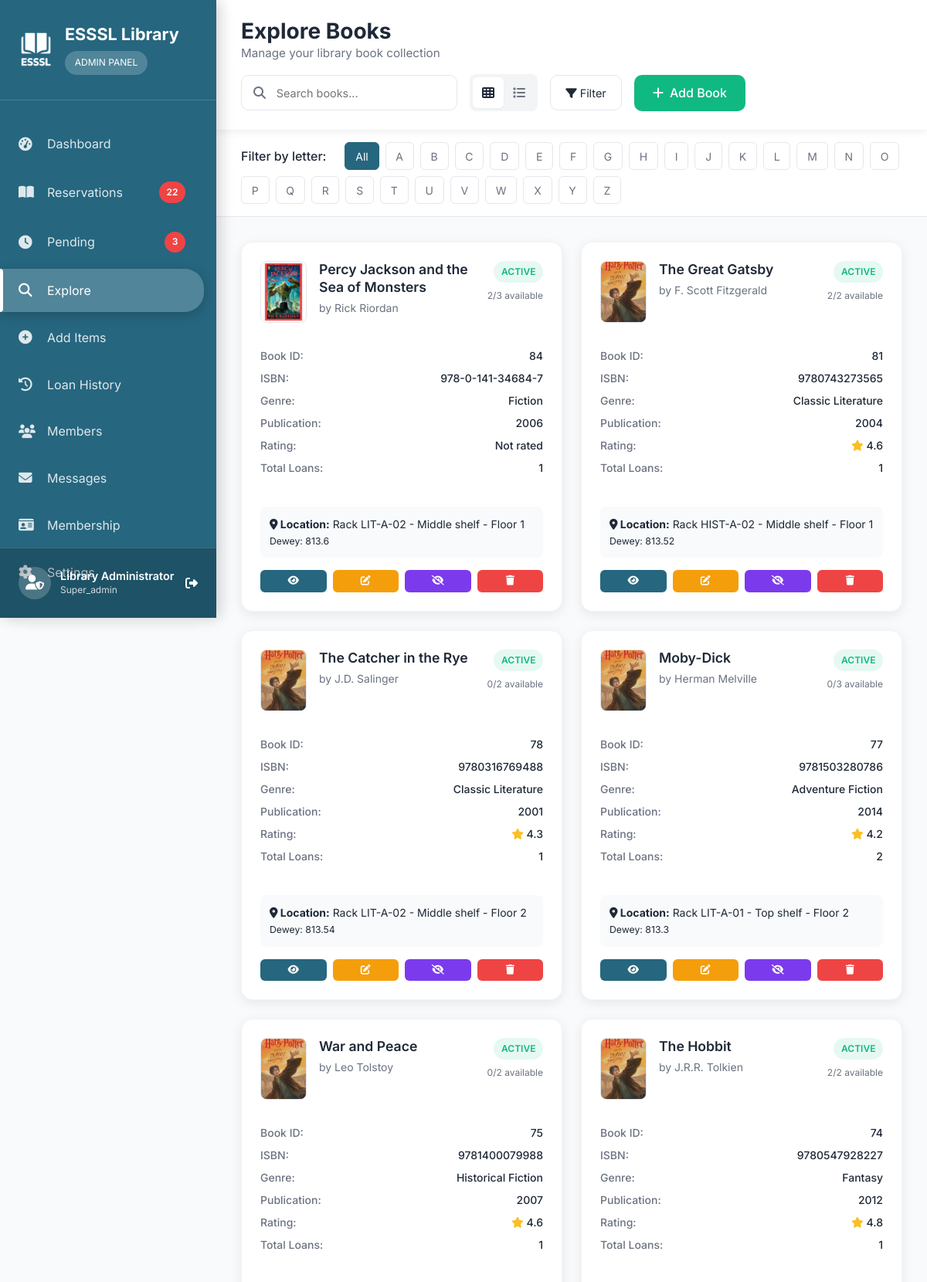
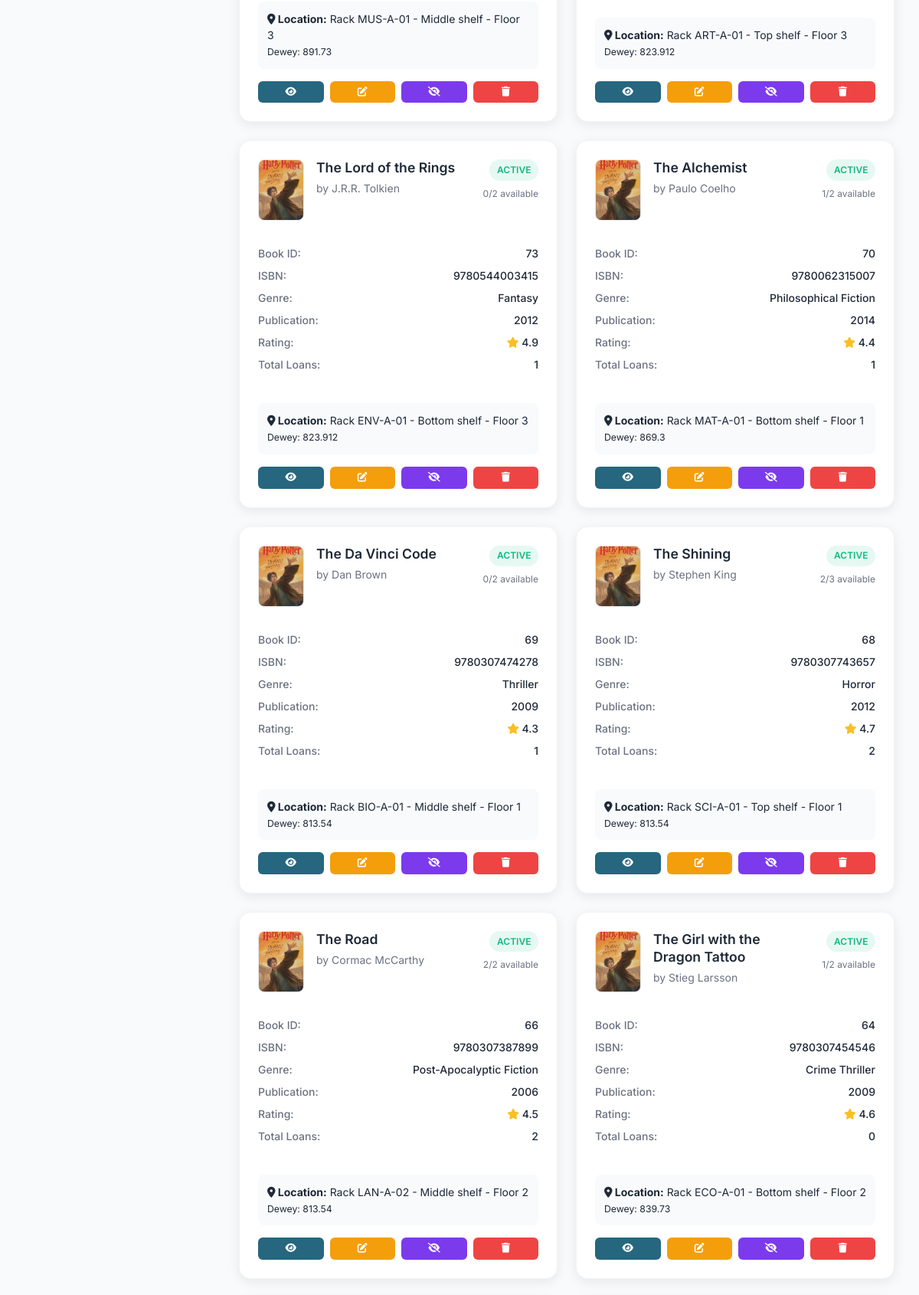
/admin/dashboard/explore.php (signed in, upper part), run on the app's committed database (2 pictures, top to bottom).
### tables this page shows
CREATE TABLE `books` (
  `book_id` int(11) NOT NULL,
  `title` varchar(255) NOT NULL,
  `author` varchar(255) NOT NULL,
  `isbn` varchar(20) DEFAULT NULL,
  `publisher` varchar(255) DEFAULT NULL,
  `publication_year` int(11) DEFAULT NULL,
  `genre` varchar(100) DEFAULT NULL,
  `dewey_decimal_number` varchar(20) DEFAULT NULL,
  `dewey_classification` varchar(200) DEFAULT NULL,
  `rack_number` varchar(20) DEFAULT NULL,
  `shelf_position` enum('Top','Middle','Bottom') DEFAULT 'Middle',
  `floor_level` int(11) DEFAULT 1,
  `total_copies` int(11) DEFAULT 1,
  `available_copies` int(11) DEFAULT 1,
  `description` text DEFAULT NULL,
  `cover_image` varchar(255) DEFAULT NULL,
  `rating` decimal(2,1) DEFAULT 0.0,
  `pages` int(11) DEFAULT NULL,
  `language` varchar(50) DEFAULT 'English',
  `status` enum('active','inactive','damaged','lost') DEFAULT 'active',
  `added_date` timestamp NOT NULL DEFAULT current_timestamp(),
  `updated_date` timestamp NOT NULL DEFAULT current_timestamp() ON UPDATE current_timestamp()
);

### admin/dashboard/explore.php (the view, shortened to what the rows shown need)
<?php
require_once '../includes/auth_check.php';
try {
    $database = new Database();
    $db = $database->getConnection();
    $status_filter = $_GET['status'] ?? 'active';
    $sort_filter = $_GET['sort'] ?? 'recent';
    $where_clauses = [];
    $params = [];
    if ($status_filter !== 'all') {
        $where_clauses[] = "b.status = ?";
        $params[] = $status_filter;
    }
    $where_sql = !empty($where_clauses) ? 'WHERE ' . implode(' AND ', $where_clauses) : '';
    switch($sort_filter) {
        default:
            $order_by = 'b.added_date DESC';
    }
    $sql = "
        SELECT b.*,
               COUNT(bl.loan_id) as loan_count,
               (SELECT COUNT(*) FROM book_loans bl2 WHERE bl2.book_id = b.book_id AND bl2.status IN ('active', 'overdue')) as active_loans
        FROM books b
        LEFT JOIN book_loans bl ON b.book_id = bl.book_id
        $where_sql
        GROUP BY b.book_id
        ORDER BY $order_by
    ";
    $stmt = $db->prepare($sql);
    $stmt->execute($params);
    $books = $stmt->fetchAll();
} catch (Exception $e) {
    $books = [];
    $genres = [];
    $error = "Error loading books: " . $e->getMessage();
}
?>
<!DOCTYPE html>
<html lang="en">
<head>
    <link href="https://cdn.jsdelivr.net/npm/bootstrap@5.3.2/dist/css/bootstrap.min.css" rel="stylesheet">
    <link href="https://cdnjs.cloudflare.com/ajax/libs/font-awesome/6.5.0/css/all.min.css" rel="stylesheet">
    <link rel="stylesheet" href="./admin-style/sidebar.css">
</head>
<body>
    <div class="admin-layout">
        <main class="admin-main">
            <header class="admin-header">
                <div class="header-content">
                    <div class="header-title">
                        <h1>Explore Books</h1>
                    </div>
                </div>
            </header>
            <div class="content-area">
                <div class="books-grid" id="booksGrid">
                    <?php if (empty($books)): ?>
                        <div class="text-center py-5">
                            <i class="fas fa-book" style="font-size: 4rem; color: var(--gray-color); opacity: 0.5;"></i>
                            <h3 class="mt-3 text-muted">No books found</h3>
                            <p class="text-muted">Try adjusting your search or filter criteria</p>
                        </div>
                    <?php else: ?>
                        <?php foreach ($books as $book): ?>
                            <div class="book-card">
                                <div class="book-header">
                                <div class="book-cover">
    <?php
    $cover_src = '';
    if ($book['cover_image']) {
        if (filter_var($book['cover_image'], FILTER_VALIDATE_URL)) {
            $cover_src = htmlspecialchars($book['cover_image']);
        } else {
            $cover_src = '../../assets/images/books/' . htmlspecialchars($book['cover_image']);
        }
    } else {
        $cover_src = '../../assets/images/default-book.jpg';
    }
    ?>
    <img src="<?php echo $cover_src; ?>"
         alt="<?php echo htmlspecialchars($book['title']); ?>"
         onerror="this.src='../../assets/images/default-book.jpg'">
</div>
                                    <div class="book-info">
                                        <h3><?php echo htmlspecialchars($book['title']); ?></h3>
                                        <div class="author">by <?php echo htmlspecialchars($book['author']); ?></div>
                                    </div>
                                    <div class="book-status">
                                        <div class="status-badge <?php echo $book['status']; ?>">
                                            <?php echo ucfirst($book['status']); ?>
                                        </div>
                                        <div class="copies-info">
                                            <?php echo $book['available_copies']; ?>/<?php echo $book['total_copies']; ?> available
                                        </div>
                                    </div>
                                </div>
                                <div class="book-details">
                                    <div class="detail-row">
                                        <span class="detail-label">Book ID:</span>
                                        <span class="detail-value"><?php echo $book['book_id']; ?></span>
                                    </div>
                                    <div class="detail-row">
                                        <span class="detail-label">ISBN:</span>
                                        <span class="detail-value"><?php echo htmlspecialchars($book['isbn'] ?: 'N/A'); ?></span>
                                    </div>
                                    <div class="detail-row">
                                        <span class="detail-label">Genre:</span>
                                        <span class="detail-value"><?php echo htmlspecialchars($book['genre'] ?: 'N/A'); ?></span>
                                    </div>
                                    <div class="detail-row">
                                        <span class="detail-label">Publication:</span>
                                        <span class="detail-value"><?php echo $book['publication_year'] ?: 'N/A'; ?></span>
                                    </div>
                                    <div class="detail-row">
                                        <span class="detail-label">Rating:</span>
                                        <span class="detail-value">
                                            <?php if ($book['rating'] > 0): ?>
                                                <i class="fas fa-star" style="color: #fbbf24;"></i> <?php echo $book['rating']; ?>
                                            <?php else: ?>
                                                Not rated
                                            <?php endif; ?>
                                        </span>
                                    </div>
                                    <div class="detail-row">
                                        <span class="detail-label">Total Loans:</span>
                                        <span class="detail-value"><?php echo $book['loan_count']; ?></span>
                                    </div>
                                </div>
                                <?php if ($book['rack_number'] || $book['dewey_decimal_number']): ?>
                                    <div class="book-location">
                                        <strong><i class="fas fa-map-marker-alt"></i> Location:</strong>
                                        <?php if ($book['rack_number']): ?>
                                            Rack <?php echo htmlspecialchars($book['rack_number']); ?>
                                        <?php endif; ?>
                                        <?php if ($book['shelf_position']): ?>
                                            - <?php echo $book['shelf_position']; ?> shelf
                                        <?php endif; ?>
                                        <?php if ($book['floor_level']): ?>
                                            - Floor <?php echo $book['floor_level']; ?>
                                        <?php endif; ?>
                                        <?php if ($book['dewey_decimal_number']): ?>
                                            <br><small>Dewey: <?php echo htmlspecialchars($book['dewey_decimal_number']); ?></small>
                                        <?php endif; ?>
                                    </div>
                                <?php endif; ?>
                                <div class="action-buttons">
                                    <button class="btn-action btn-view" onclick="showBookDetails(<?php echo $book['book_id']; ?>)">
                                        <i class="fas fa-eye"></i>
                                    </button>
                                    <?php if (hasPermission('manage_books')): ?>
                                        <button class="btn-action btn-edit" onclick="showEditModal(<?php echo $book['book_id']; ?>)">
                                            <i class="fas fa-edit"></i>
                                        </button>
                                        <button class="btn-action btn-toggle" onclick="toggleBookStatus(<?php echo $book['book_id']; ?>, '<?php echo $book['status'] === 'active' ? 'inactive' : 'active'; ?>')">
                                            <i class="fas fa-<?php echo $book['status'] === 'active' ? 'eye-slash' : 'eye'; ?>"></i>
                                        </button>
                                        <button class="btn-action btn-delete" onclick="showDeleteModal(<?php echo $book['book_id']; ?>, '<?php echo htmlspecialchars($book['title']); ?>')">
                                            <i class="fas fa-trash"></i>
                                        </button>
                                    <?php endif; ?>
                                </div>
                            </div>
                        <?php endforeach; ?>
                    <?php endif; ?>
                </div>
            </div>
        </main>
    </div>
</body>
</html>

### data on the page
books: cover_image (picture), title "Percy Jackson and the Sea of Monsters", author "Rick Riordan", status "ACTIVE", available_copies "2", total_copies "3", book_id "84", isbn "978-0-141-34684-7", genre "Fiction", publication_year "2006", rating "Not rated", loan_count "1", rack_number "LIT-A-02", shelf_position "Middle", floor_level "1", dewey_decimal_number "813.6"
books: title "The Great Gatsby", author "F. Scott Fitzgerald", status "ACTIVE", available_copies "2", total_copies "2", book_id "81", isbn "9780743273565", genre "Classic Literature", publication_year "2004", rating "4.6", loan_count "1", rack_number "HIST-A-02", shelf_position "Middle", floor_level "1", dewey_decimal_number "813.52"
books: title "The Catcher in the Rye", author "J.D. Salinger", status "ACTIVE", available_copies "0", total_copies "2", book_id "78", isbn "9780316769488", genre "Classic Literature", publication_year "2001", rating "4.3", loan_count "1", rack_number "LIT-A-02", shelf_position "Middle", floor_level "2", dewey_decimal_number "813.54"
books: title "Moby-Dick", author "Herman Melville", status "ACTIVE", available_copies "0", total_copies "3", book_id "77", isbn "9781503280786", genre "Adventure Fiction", publication_year "2014", rating "4.2", loan_count "2", rack_number "LIT-A-01", shelf_position "Top", floor_level "2", dewey_decimal_number "813.3"
books: title "War and Peace", author "Leo Tolstoy", status "ACTIVE", available_copies "0", total_copies "2", book_id "75", isbn "9781400079988", genre "Historical Fiction", publication_year "2007", rating "4.6", loan_count "1", rack_number "MUS-A-01", shelf_position "Middle", floor_level "3", dewey_decimal_number "891.73"
books: title "The Hobbit", author "J.R.R. Tolkien", status "ACTIVE", available_copies "2", total_copies "2", book_id "74", isbn "9780547928227", genre "Fantasy", publication_year "2012", rating "4.8", loan_count "1", rack_number "ART-A-01", shelf_position "Top", floor_level "3", dewey_decimal_number "823.912"
books: title "The Lord of the Rings", author "J.R.R. Tolkien", status "ACTIVE", available_copies "0", total_copies "2", book_id "73", isbn "9780544003415", genre "Fantasy", publication_year "2012", rating "4.9", loan_count "1", rack_number "ENV-A-01", shelf_position "Bottom", floor_level "3", dewey_decimal_number "823.912"
books: title "The Alchemist", author "Paulo Coelho", status "ACTIVE", available_copies "1", total_copies "2", book_id "70", isbn "9780062315007", genre "Philosophical Fiction", publication_year "2014", rating "4.4", loan_count "1", rack_number "MAT-A-01", shelf_position "Bottom", floor_level "1", dewey_decimal_number "869.3"
books: title "The Da Vinci Code", author "Dan Brown", status "ACTIVE", available_copies "0", total_copies "2", book_id "69", isbn "9780307474278", genre "Thriller", publication_year "2009", rating "4.3", loan_count "1", rack_number "BIO-A-01", shelf_position "Middle", floor_level "1", dewey_decimal_number "813.54"
books: title "The Shining", author "Stephen King", status "ACTIVE", available_copies "2", total_copies "3", book_id "68", isbn "9780307743657", genre "Horror", publication_year "2012", rating "4.7", loan_count "2", rack_number "SCI-A-01", shelf_position "Top", floor_level "1", dewey_decimal_number "813.54"
books: title "The Road", author "Cormac McCarthy", status "ACTIVE", available_copies "2", total_copies "2", book_id "66", isbn "9780307387899", genre "Post-Apocalyptic Fiction", publication_year "2006", rating "4.5", loan_count "2", rack_number "LAN-A-02", shelf_position "Middle", floor_level "2", dewey_decimal_number "813.54"
books: title "The Girl with the Dragon Tattoo", author "Stieg Larsson", status "ACTIVE", available_copies "1", total_copies "2", book_id "64", isbn "9780307454546", genre "Crime Thriller", publication_year "2009", rating "4.6", loan_count "0", rack_number "ECO-A-01", shelf_position "Bottom", floor_level "2", dewey_decimal_number "839.73"

### other printed values
$sidebar_counts['reservations'] "22"
$sidebar_counts['pending'] "3"
$_SESSION['admin_name'] "Library Administrator"
$_SESSION['admin_role'] "Super_admin"
$letter "A"
$letter "B"
$letter "C"
$letter "D"
$letter "E"
$letter "F"
$letter "G"
$letter "H"
$letter "I"
$letter "J"
$letter "K"
